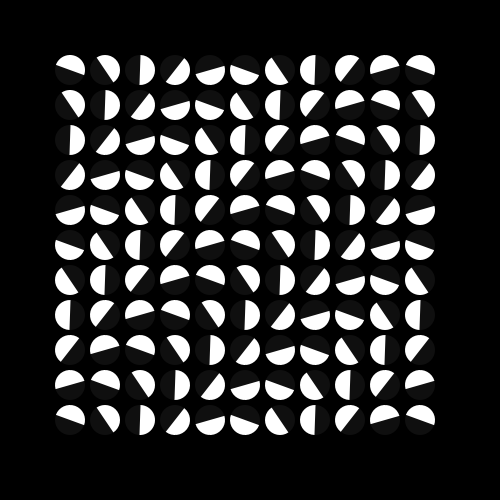
Frame 1 (no input)
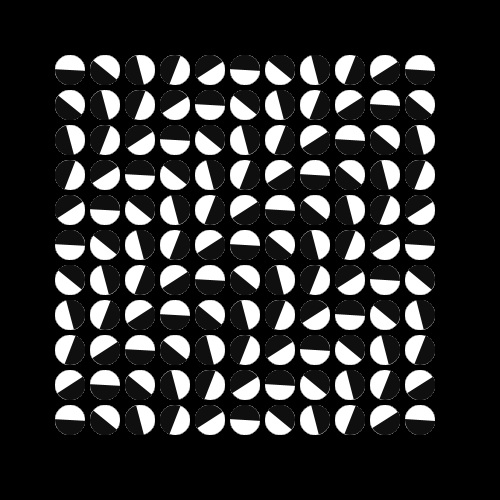
Frame 60 (the mouse pressed at the canvas centre just before this capture)
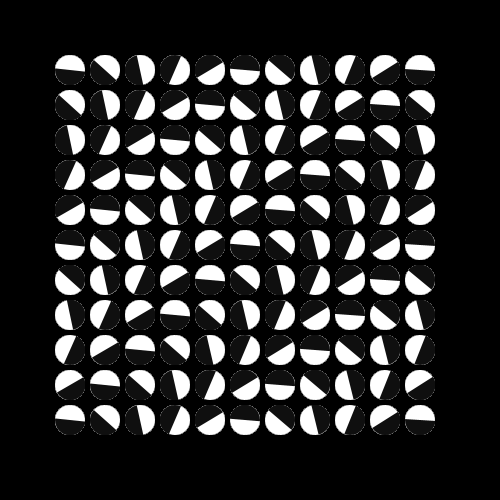
Frame 120 (the mouse held since frame 60 and released just before this capture)

The Processing sketch that drew these frames (run headless with seeded random() and noise(); from frame 60 on, the mouse is pressed at the canvas centre):

// Processing sketch: processing_38622
// ── processing_38622.pde

void setup(){
  size(500,500);
  background(0,0,0);
  noStroke();
  smooth();
}

float r=PI/9;
float r2=PI/9;
float rloop=1;
void draw(){
for(int x=70;x<=width-60;x=x+35){

  for(int y=70;y<=height-60;y=y+35){
    fill(15,15,15);
    ellipse(x,y,30,30);
    fill(255,255,255);
    arc(x,y,30,30,PI+r,2*PI+r);
    r=r+PI/5;
      
  }
}
}
